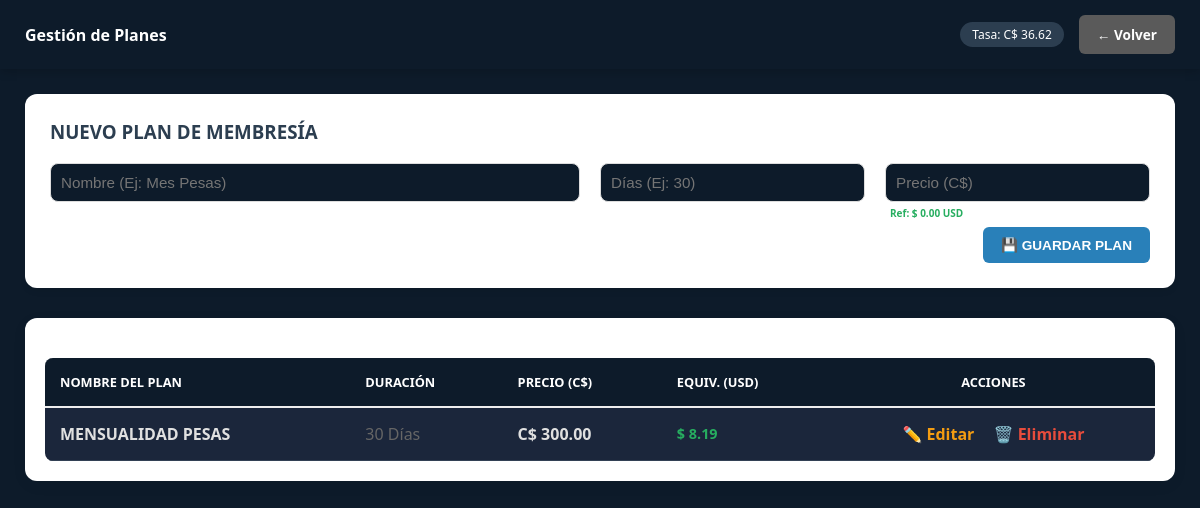
Page /views/admin/gestion_planes.php (signed in) on the committed database.
### tables this page shows
CREATE TABLE `configuracion` (
  `id` int(11) NOT NULL DEFAULT 1,
  `nombre_gym` varchar(100) DEFAULT 'GYM MA DB',
  `moneda_nombre` varchar(50) DEFAULT 'Córdoba Nicaragüense',
  `moneda_iso` varchar(3) DEFAULT 'NIO',
  `moneda_simbolo` varchar(5) DEFAULT 'C$',
  `tipo_cambio_bcn` decimal(10,4) DEFAULT 36.6243,
  `ultima_actualizacion` timestamp NOT NULL DEFAULT current_timestamp() ON UPDATE current_timestamp(),
  `direccion_gym` text DEFAULT NULL,
  `telefono_gym` varchar(20) DEFAULT NULL,
  `logo_ruta` varchar(255) DEFAULT 'logo_default.png',
  `tema` varchar(20) DEFAULT 'default',
  PRIMARY KEY (`id`)
);

CREATE TABLE `planes` (
  `id` int(11) NOT NULL AUTO_INCREMENT,
  `nombre_plan` varchar(100) NOT NULL,
  `duracion_dias` int(11) NOT NULL,
  `precio` decimal(10,2) NOT NULL,
  `estado` enum('ACTIVO','INACTIVO') DEFAULT 'ACTIVO',
  PRIMARY KEY (`id`)
);

### config/AppConfig.php (called while the page is built, shortened)
<?php
class AppConfig {
    private $conn;
    private $table_name = "configuracion";
    public function __construct($db) {
        $this->conn = $db;
    }
    private function asegurarColumnaTema() {
        try {
            $this->conn->exec("ALTER TABLE configuracion ADD COLUMN tema VARCHAR(20) DEFAULT 'default'");
        } catch (PDOException $e) {}
    }
    public function obtenerConfig() {
        $query = "SELECT * FROM " . $this->table_name . " WHERE id = 1 LIMIT 1";
        $stmt = $this->conn->prepare($query);
        $stmt->execute();
        $this->config_cache = $stmt->fetch(PDO::FETCH_ASSOC);
        return $this->config_cache;
    }
}

### classes/Plan.php (called while the page is built, shortened)
<?php
class Plan {
    private $conn;
    private $table = "planes";
    public function __construct($db) { $this->conn = $db; }
    public function listarTodo() {
        $query = "SELECT * FROM " . $this->table . " ORDER BY precio ASC";
        $stmt = $this->conn->prepare($query);
        $stmt->execute();
        return $stmt;
    }
}

### views/admin/gestion_planes.php (the view, shortened to what this page needs)
<?php
require_once "../../config/AppConfig.php";
require_once "../../classes/Plan.php";
$db = (new Database())->getConnection();
$configObj = new AppConfig($db);
$config = $configObj->obtenerConfig();
$planObj = new Plan($db);
$planes = $planObj->listarTodo();
$simbolo = $config['moneda_simbolo'] ?? 'C$';
$tasa = $config['tasa_cambio'] ?? $config['tipo_cambio_bcn'] ?? 36.65;
$tema = $_SESSION['tema'] ?? 'default';
?>
<!DOCTYPE html>
<html lang="es">
<head>
    <link rel="stylesheet" href="../../public/css/estilos.css">
</head>
<body class="<?php echo ($tema !== 'default') ? 'tema-' . $tema : ''; ?>">
    <header>
        <div class="logo"><h2><i class="fas fa-tags"></i> Gestión de Planes</h2></div>
        <div style="display:flex; align-items:center; gap:15px;">
            <span class="tasa-ref">Tasa: <?php echo $simbolo; ?> <?php echo number_format($tasa, 2); ?></span>
            <a href="../dashboard.php" class="btn-volver gris">← Volver</a>
        </div>
    </header>
    <div class="dashboard-wrapper">
        <div style="background: white; padding: 25px; border-radius: 12px; margin-bottom: 30px; box-shadow: 0 4px 6px rgba(0,0,0,0.05);">
            <h3 style="margin-top:0; color:#2c3e50;">NUEVO PLAN DE MEMBRESÍA</h3>
            <form action="../../controllers/PlanController.php" method="POST">
                <div style="display: grid; grid-template-columns: 2fr 1fr 1fr; gap: 20px;">
                    <input type="text" name="nombre_plan" placeholder="Nombre (Ej: Mes Pesas)" required style="padding:10px; border:1px solid #ddd; border-radius:8px;">
                    <input type="number" name="duracion_dias" placeholder="Días (Ej: 30)" required style="padding:10px; border:1px solid #ddd; border-radius:8px;">
                    <div class="input-wrapper">
                        <input type="number" step="0.01" name="precio" id="precio_plan" placeholder="Precio (<?php echo $simbolo; ?>)" required style="padding:10px; border:1px solid #ddd; border-radius:8px; width:100%;">
                        <small id="hint_usd" class="input-hint">Ref: $ 0.00 USD</small>
                    </div>
                </div>
                <div style="text-align:right; margin-top:25px;">
                    <button type="submit" name="agregar" class="btn-accion" style="border:none; cursor:pointer; background:#2980b9;">💾 GUARDAR PLAN</button>
                </div>
            </form>
        </div>
        <div style="background: white; padding: 20px; border-radius: 12px; box-shadow: 0 4px 15px rgba(0,0,0,0.05);">
            <table style="width: 100%; border-collapse: collapse;">
                <thead>
                    <tr style="background: #f8f9fa; color: #7f8c8d; text-align: left; border-bottom: 2px solid #eee;">
                        <th style="padding: 15px;">NOMBRE DEL PLAN</th>
                        <th style="padding: 15px;">DURACIÓN</th>
                        <th style="padding: 15px;">PRECIO (<?php echo $simbolo; ?>)</th>
                        <th style="padding: 15px;">EQUIV. (USD)</th>
                        <th style="padding: 15px; text-align: center;">ACCIONES</th>
                    </tr>
                </thead>
                <tbody>
                    <?php while ($row = $planes->fetch(PDO::FETCH_ASSOC)): ?>
                    <tr style="border-bottom: 1px solid #eee;">
                        <td style="padding: 15px;"><strong><?php echo strtoupper($row['nombre_plan']); ?></strong></td>
                        <td style="padding: 15px; color: #666;"><?php echo $row['duracion_dias']; ?> Días</td>
                        <td style="padding: 15px;"><strong><?php echo $simbolo; ?> <?php echo number_format($row['precio'], 2); ?></strong></td>
                        <td style="padding: 15px;">
                            <span class="precio-usd">$ <?php echo number_format($row['precio'] / $tasa, 2); ?></span>
                        </td>
                        <td style="padding: 15px; text-align: center;">
                            <a href="editar_plan.php?id=<?php echo $row['id']; ?>" style="text-decoration:none; margin-right:15px; color:#f39c12; font-weight:bold;" title="Editar">✏️ Editar</a>
                            <a href="../../controllers/PlanController.php?eliminar_id=<?php echo $row['id']; ?>" onclick="return confirm('¿Eliminar plan?')" style="text-decoration:none; color:#e74c3c; font-weight:bold;" title="Eliminar">🗑️ Eliminar</a>
                        </td>
                    </tr>
                    <?php endwhile; ?>
                </tbody>
            </table>
        </div>
    </div>

### public/css/estilos.css (style rules this page uses)
:root { --primary: #27ae60; --secondary: #2c3e50; --danger: #e74c3c; --warning: #f39c12; --info: #3498db; --dark: #1a1a1a; --light: #f4f4f4; --bg-body: #f4f4f4; --bg-card: #ffffff; --text-main: #333333; --text-muted: #666666; --border-color: #dddddd; --header-bg: #2c3e50; --input-bg: #ffffff; --input-text: #333333; --input-border: #cccccc; --link-color: #2980b9; }
body.tema-darkblue { --primary: #3498db; --secondary: #0d1b2a; --danger: #e74c3c; --warning: #f39c12; --info: #5dade2; --dark: #f4f4f4; --light: #1b263b; --bg-body: #0d1b2a; --bg-card: #1b263b; --text-main: #e0e0e0; --text-muted: #94a3b8; --border-color: #334155; --header-bg: #0d1b2a; --input-bg: #0d1b2a; --input-text: #e0e0e0; --input-border: #334155; --link-color: #3498db; }
* { box-sizing: border-box; }
body { font-family: 'Segoe UI', Tahoma, Geneva, Verdana, sans-serif; background-color: var(--bg-body); color: var(--text-main); margin: 0; }
header { background: var(--header-bg); color: white; padding: 15px 25px; display: flex; justify-content: space-between; align-items: center; box-shadow: 0 2px 10px rgba(0,0,0,0.2); }
.dashboard-wrapper { padding: 25px; max-width: 1400px; margin: 0 auto; }
.btn-accion, .btn-menu { display: inline-block; padding: 10px 18px; background: var(--secondary); color: white !important; text-decoration: none; border-radius: 6px; font-weight: 600; font-size: 0.85rem; transition: all 0.2s ease; border: none; cursor: pointer; }
.btn-volver { display: inline-block; padding: 8px 15px; background: var(--header-bg); color: white; text-decoration: none; border-radius: 5px; font-size: 0.8rem; font-weight: 600; }
table { width: 100%; border-collapse: collapse; background: var(--bg-card); color: var(--text-main); border-radius: 8px; overflow: hidden; margin-top: 20px; }
th { background: var(--header-bg); color: white; padding: 14px 12px; text-align: left; font-size: 0.8rem; text-transform: uppercase; }
td { padding: 12px; border-bottom: 1px solid var(--border-color); }
input, select, textarea { background: var(--input-bg); color: var(--input-text); border: 1px solid var(--input-border); padding: 12px; border-radius: 6px; font-size: 0.95rem; width: 100%; }
h1, h2, h3, h4, h5, h6 { color: var(--text-main); margin-top: 0; }
a { color: var(--link-color); text-decoration: none; }
.logo h2 { color: white; font-size: 1rem; margin: 0; }
body.tema-oscuro header h2, body.tema-darkblue header h2 { color: white; }
body.tema-oscuro .logo h2, body.tema-darkblue .logo h2 { color: white; }
.btn-volver { display: inline-block; padding: 10px 18px; background: var(--secondary); color: white !important; text-decoration: none; border-radius: 6px; font-weight: 600; font-size: 0.85rem; transition: all 0.2s ease; }
.btn-volver.gris { background: #7f8c8d; }
body.tema-oscuro .btn-volver.gris, body.tema-darkblue .btn-volver.gris { background: #5a5a5a; }

### views/admin/gestion_planes.php (style rules this page uses)
.tasa-ref { font-size: 12px; background: #2c3e50; color: white; padding: 4px 12px; border-radius: 15px; }
.precio-usd { color: #27ae60; font-weight: bold; font-size: 0.9rem; display: block; }
.input-wrapper { position: relative; width: 100%; }
.input-hint { position: absolute; bottom: -18px; left: 5px; font-size: 10px; color: #27ae60; font-weight: bold; }

### rows in the picture
configuracion: moneda_simbolo "C$", tipo_cambio_bcn "36.62", precio "Precio (C$)"
planes: nombre_plan "MENSUALIDAD PESAS", duracion_dias "30", precio "300.00", $row['precio']/$tasa "8.19"
